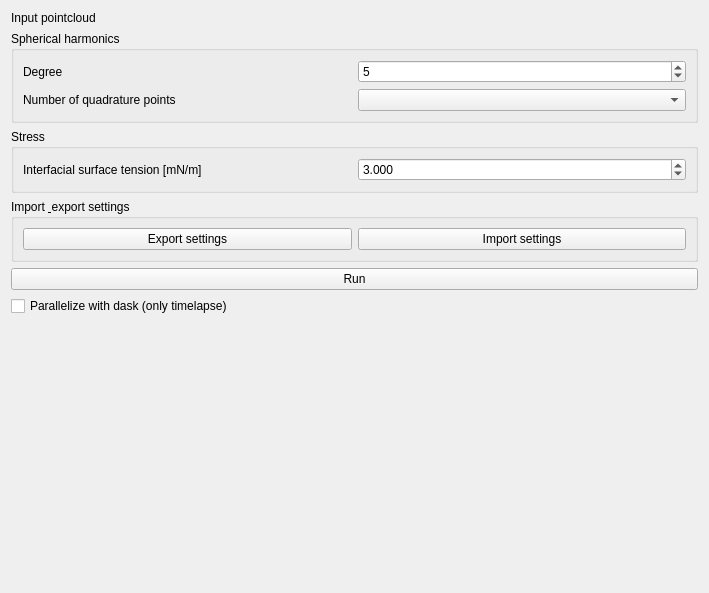
<?xml version="1.0" encoding="UTF-8"?>
<ui version="4.0">
 <class>Form</class>
 <widget class="QWidget" name="Form">
  <property name="geometry">
   <rect>
    <x>0</x>
    <y>0</y>
    <width>709</width>
    <height>593</height>
   </rect>
  </property>
  <property name="windowTitle">
   <string>Form</string>
  </property>
  <layout class="QGridLayout" name="gridLayout_3">
   <item row="2" column="0" colspan="3">
    <widget class="QGroupBox" name="groupBox_3">
     <property name="title">
      <string>Stress</string>
     </property>
     <layout class="QGridLayout" name="gridLayout_2">
      <item row="0" column="0">
       <widget class="QLabel" name="label_4">
        <property name="text">
         <string>Interfacial surface tension [mN/m]</string>
        </property>
       </widget>
      </item>
      <item row="0" column="1">
       <widget class="QDoubleSpinBox" name="doubleSpinBox_gamma">
        <property name="decimals">
         <number>3</number>
        </property>
        <property name="value">
         <double>3.000000000000000</double>
        </property>
       </widget>
      </item>
     </layout>
    </widget>
   </item>
   <item row="5" column="0" colspan="3">
    <widget class="QGroupBox" name="groupBox_4">
     <property name="title">
      <string>Import &amp; export settings</string>
     </property>
     <layout class="QHBoxLayout" name="horizontalLayout">
      <item>
       <widget class="QPushButton" name="pushButton_export">
        <property name="text">
         <string>Export settings</string>
        </property>
       </widget>
      </item>
      <item>
       <widget class="QPushButton" name="pushButton_import">
        <property name="text">
         <string>Import settings</string>
        </property>
       </widget>
      </item>
     </layout>
    </widget>
   </item>
   <item row="1" column="0" colspan="3">
    <widget class="QGroupBox" name="groupBox_2">
     <property name="title">
      <string>Spherical harmonics</string>
     </property>
     <layout class="QGridLayout" name="gridLayout">
      <item row="0" column="0">
       <widget class="QLabel" name="label">
        <property name="text">
         <string>Degree</string>
        </property>
       </widget>
      </item>
      <item row="0" column="1">
       <widget class="QSpinBox" name="spinBox_max_degree">
        <property name="value">
         <number>5</number>
        </property>
       </widget>
      </item>
      <item row="1" column="0">
       <widget class="QLabel" name="label_2">
        <property name="text">
         <string>Number of quadrature points</string>
        </property>
       </widget>
      </item>
      <item row="1" column="1">
       <widget class="QComboBox" name="comboBox_quadpoints"/>
      </item>
     </layout>
    </widget>
   </item>
   <item row="7" column="0" colspan="3">
    <widget class="QPushButton" name="pushButton_run">
     <property name="text">
      <string>Run</string>
     </property>
    </widget>
   </item>
   <item row="9" column="1">
    <spacer name="verticalSpacer">
     <property name="orientation">
      <enum>Qt::Vertical</enum>
     </property>
     <property name="sizeHint" stdset="0">
      <size>
       <width>20</width>
       <height>40</height>
      </size>
     </property>
    </spacer>
   </item>
   <item row="0" column="0">
    <widget class="QLabel" name="label_3">
     <property name="text">
      <string>Input pointcloud</string>
     </property>
    </widget>
   </item>
   <item row="0" column="1" colspan="2">
    <widget class="QWidget" name="input_widget" native="true"/>
   </item>
   <item row="8" column="0">
    <widget class="QCheckBox" name="checkBox_use_dask">
     <property name="text">
      <string>Parallelize with dask (only timelapse)</string>
     </property>
    </widget>
   </item>
  </layout>
 </widget>
 <resources/>
 <connections/>
</ui>
